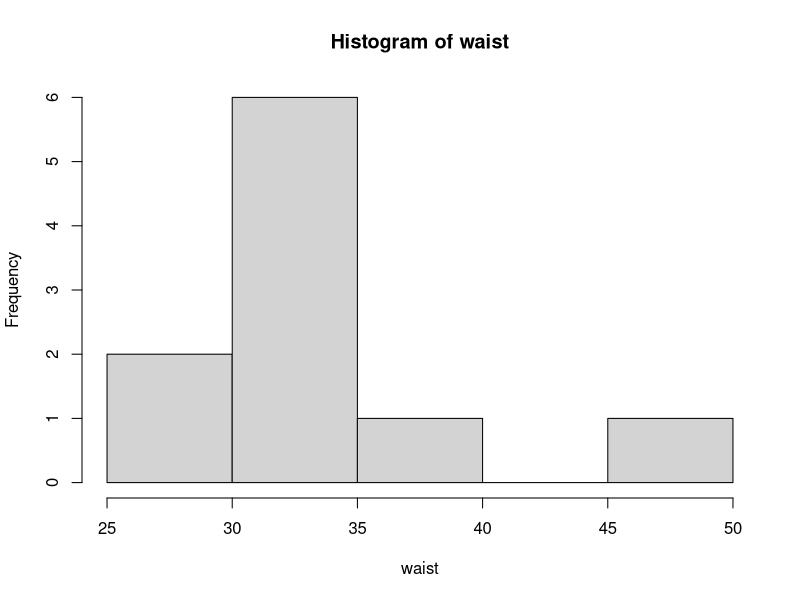

Generate this figure with R:
####################### Working with vectors #######################
## A vector is a sequence of data elements of the 
## same basic type - in our case, numbers (a numeric vector)
## Giving him a name (waist):

waist<-c(32,32,33,40,32,48,34,33,30,28)

## You are taking a look at what you are doing...
View(waist)

######## A skewed distribution 
hist(waist)

######## Mean (mean()) and Standard Deviation (sd()) is all what we need; 

mean<-mean(waist)
sd<-sd(waist)

######## Time to construct intervals using ifelse
#### Give them a name!

## 1st interval 

fi<-ifelse((mean-1*sd)<=waist & waist<=(mean+1*sd), 1,0)
View(fi)
## How many observations fit inside the interval?  
## (In other words) How many ones do you have?
sum(fi)

## Don't forget to calculate the proportion!
prp1st<-sum(fi)/10

## 2nd interval
si<-ifelse((mean-2*sd)<=waist & waist<=(mean+2*sd), 1,0)
sum(si)
prp2nd<-sum(si)/10
## 3rd interval

ti<-ifelse((mean-3*sd)<=waist & waist<=(mean+3*sd), 1,0)
sum(ti)
prp3rd<-sum(ti)/10
